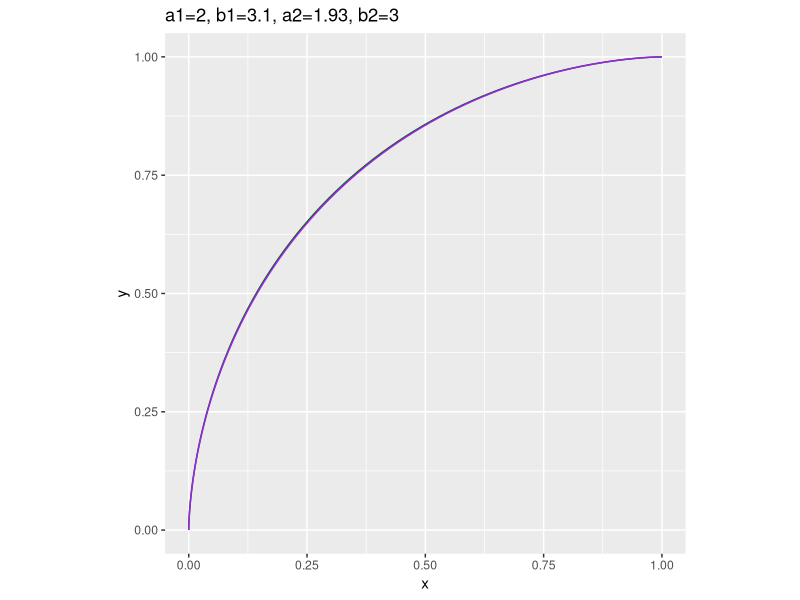
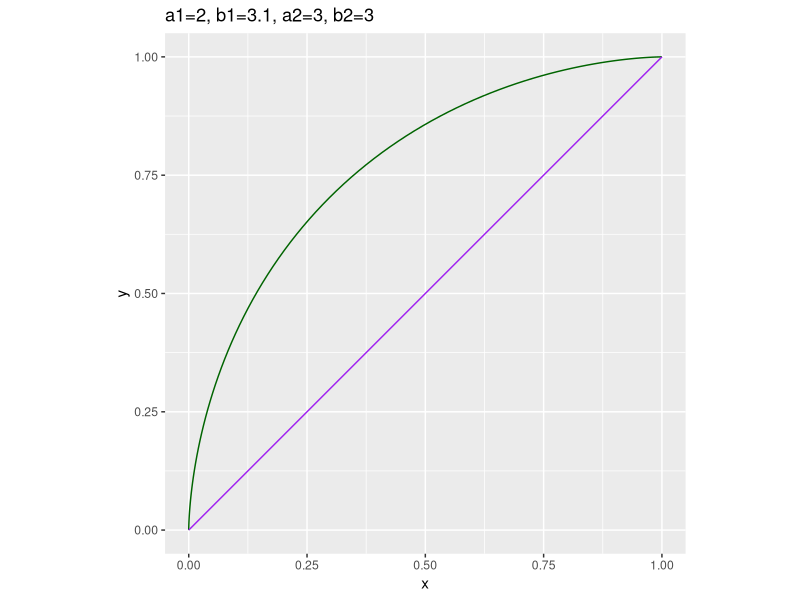
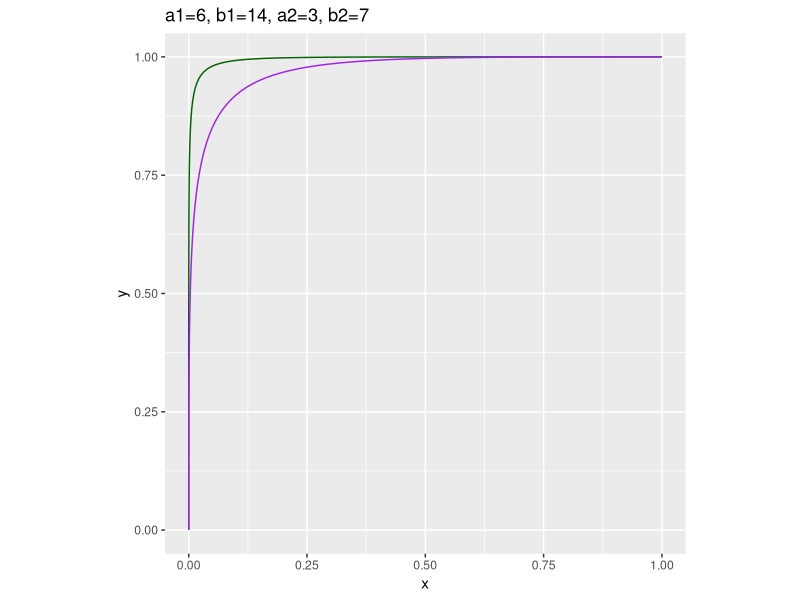
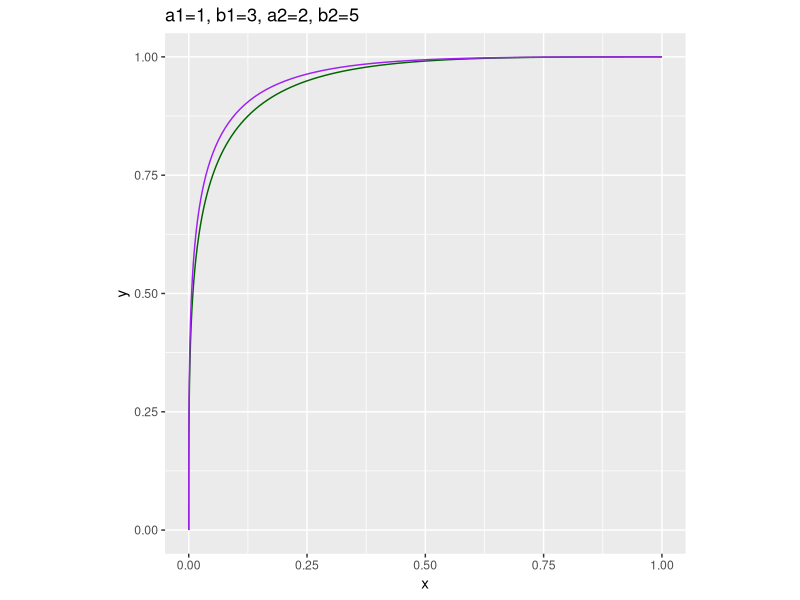

Write the R code that produced these figures, in order.
## ---- chunk 1
library(ggplot2)
## ---- chunk 2
mk_curve <- function(a, b) {
  d <- data.frame(
    t = seq(0, 1, length.out = 101)
  )
  d$y <- 1 - pbeta(1 - d$t, shape1 = b, shape2 = a)
  d$x <- 1 - pbeta(1 - d$t, shape1 = a, shape2 = b)
  d$a <- a
  d$b <- b
  d$what <- paste0('a=', a, ', b=', b)
  d
}

plot_curve_pair <- function(a1, b1, a2, b2) {
  d1 <- mk_curve(a1, b1)
  d2 <- mk_curve(a2, b2)
  
  ggplot() + 
    geom_line(data = d1,
              mapping = aes(x = x, y = y),
              color = 'DarkGreen') +
    geom_line(data = d2,
              mapping = aes(x = x, y = y),
              color = "Purple") + 
    theme(aspect.ratio = 1) +
    ggtitle(paste0(
      'a1=', a1,
      ', b1=', b1,
      ', a2=', a2,
      ', b2=', b2
    ))
}

plot_curve_pair(2, 3.1, 1.93, 3)


plot_curve_pair(2, 3.1, 3, 3)

plot_curve_pair(6, 14, 3, 7)

plot_curve_pair(1, 3, 2, 5)
